Frame 1 (no input): blank canvas, image omitted
Frame 60 (the mouse pressed at the canvas centre just before this capture): blank canvas, image omitted
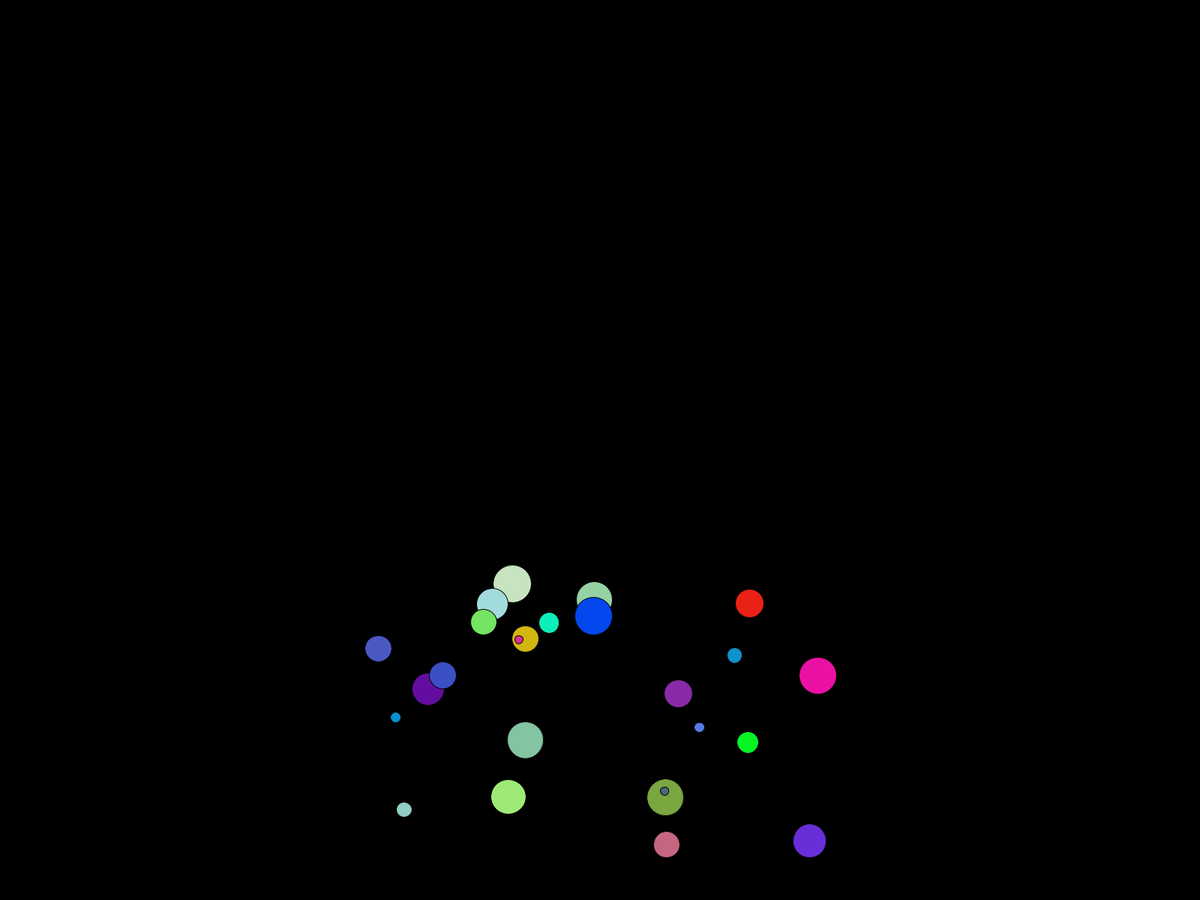
Frame 120 (the mouse held since frame 60 and released just before this capture)

The Processing sketch whose frames 1 and 60 were blank and that drew this single picture after the mouse press (run headless with seeded random() and noise(); from frame 60 on, the mouse is pressed at the canvas centre):

// Processing sketch: FireworkArray
// ── FireworkArray.pde
// Global Variables
Firework[] firework = new Firework[25]; //Change to Static Variable

void setup() {
  fullScreen(); //fullScreen(), displayWidth & displayHeight
  // Landscape vs. portrait views, leads to screenSize Checker
  //
  for (int i=0; i<firework.length; i++) {
    firework[i] = new Firework(width, height);
  }//End FOR
}// End setup()

void draw() {
  background(0);
  //
  for (int i=0; i<firework.length; i++) {
    firework[i].step();
    firework[i].bounce();
    firework[i].draw();
    println(firework[0].y);
  }//End FOR
}//End draw()

void keyPressed () { // Review KeyBoard Input
}

void mousePressed() { // Review mouseX and mouseY Key Variables and curser position input
  for (int i=0; i<firework.length; i++) {
    firework[i] = new Firework(width, height);
  }//End FOR
}

// ── Firework.pde
class Firework {
  //Variables
  float x;
  float y;
  float diameter;
  color colour;
  float xSpeed;
  float ySpeed;
  float gravity;

  //Constructor (Populates Variables)
  Firework (float width, float height) {
    //Fixed issue, the firework array now is not visible in the corner. 
    if(mouseX == 0 || mouseY == 0) {
      this.x = displayWidth*2;
      this.y = displayHeight*5;
    }
    else{
      this.x = mouseX; //width*1/2
      this.y = mouseY; //height*1/2
    }
    this.colour = color (random(255), random(255), random(255) );
    this.diameter = random (width*1/150, width*1/30);
    this.xSpeed = random (-5, 5);
    this.ySpeed = random (-5, 5);
    gravity = 0.5;
  }//End Constructor

  //Methods
  void step() {
    x += xSpeed;
    y += ySpeed;
    ySpeed += gravity;
  }//End step()

  void bounce() {
    if (y < 0+diameter*1/2 || y > height-diameter*1/2) { //
      ySpeed = ySpeed*-1;
    }//End height bounces
    if (x < 0+diameter*1/2 || x > width-diameter*1/2) {
      xSpeed = xSpeed * -1;
    }// End left and right bounces
  }//End bounce()

  void draw() {
    fill(colour);
    ellipse(x, y, diameter, diameter);
    fill(0);
  }//End draw()
} //End Firework Class
